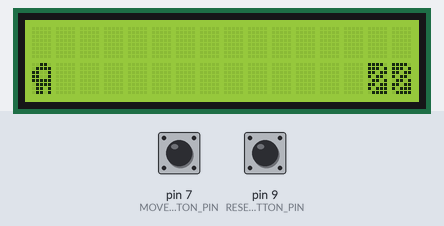
This sketch was run on a simulated Arduino Uno, built with avr-gcc and run on an emulated ATmega328P. Shown: 16×2 character LCD. The inputs (shaded band) are chosen by the test bench; at power-on: pin 9 (RESET_BUTTON_PIN) HIGH, pin 7 (MOVE_BUTTON_PIN) HIGH. Random numbers use the default seed unless the sketch sets one.

Above: at 1.2 s.
1.3 s: pin 9 (RESET_BUTTON_PIN) pulled LOW for 0.15 s
At 2.7 s:
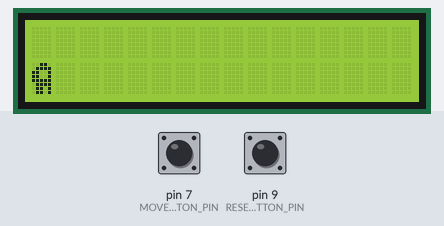
4.4 s: pin 7 (MOVE_BUTTON_PIN) pulled LOW for 0.15 s
At 4.5 s:
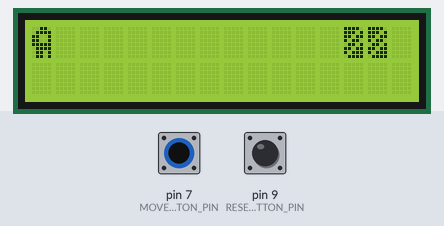
7.0 s: pin 9 (RESET_BUTTON_PIN) pulled LOW for 1 s
At 7.7 s:
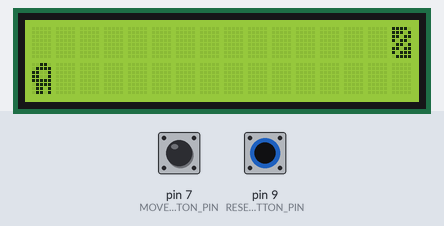
11.0 s: pin 7 (MOVE_BUTTON_PIN) pulled LOW for 3.2 s
At 11.7 s:
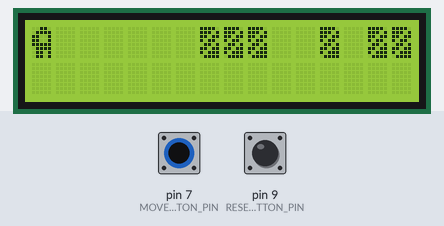
14.8 s: pin 9 (RESET_BUTTON_PIN) pulled LOW for 0.15 s
At 16.1 s:
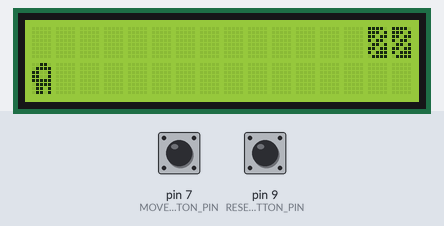
17.9 s: pin 7 (MOVE_BUTTON_PIN) pulled LOW for 1 s
At 18.3 s:
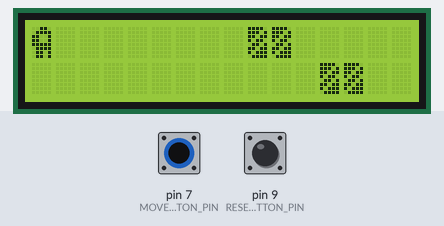
Timing chart, 0 to 20.9 s (numbered marks = the images above; inputs shaded):
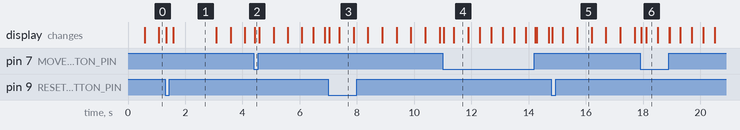

The sketch:

Dont_hit_the_wall.ino
```cpp
#include "src\Wall_Generator.h"
#include "src\input\Button.h"
#include "src\output\Wall_Drawer.h"
#include "src\output\Player.h"
#include "src\Timer.h"

#include <LiquidCrystal.h>

const uint8_t rs = 12, en = 11, d4 = 5, d5 = 4, d6 = 3, d7 = 2;
LiquidCrystal lcd (rs,en,d4,d5,d6,d7);

#define INITIAL_CURRENT_WALL_INTERVAL 500
#define INITIAL_CHANGE_SPEED_INTERVAL 6*1000
#define MOVE_BUTTON_PIN 7
#define RESET_BUTTON_PIN 9
#define NUMBER_OF_ROWS 2
#define NUMBER_OF_COLLUMNS 16

uint16_t points=0;
uint16_t current_wall_interval=INITIAL_CURRENT_WALL_INTERVAL;
uint16_t current_change_speed_interval = INITIAL_CHANGE_SPEED_INTERVAL;
Timer wall_timer(current_wall_interval);
Timer change_speed_timer(current_change_speed_interval);
Timer counter (1000);
Button move_button(MOVE_BUTTON_PIN);
Button reset_button(RESET_BUTTON_PIN);

Wall_Generator wall_gen(NUMBER_OF_ROWS,NUMBER_OF_COLLUMNS);

Wall_Drawer wall_drawer(&lcd,NUMBER_OF_ROWS,NUMBER_OF_COLLUMNS);
Player player(&lcd, NUMBER_OF_ROWS);

bool isLost = false;

void reset_game()
{
    lcd.clear();
    wall_gen.clear();
    current_change_speed_interval = INITIAL_CHANGE_SPEED_INTERVAL;
    current_wall_interval=INITIAL_CURRENT_WALL_INTERVAL;
    wall_timer.set_interval(current_wall_interval);
    change_speed_timer.set_interval(current_change_speed_interval);
    points=0;

    player.reset();

    isLost=false;
}

void ending_scene()
{
    lcd.clear();
    lcd.setCursor(4,0);
    lcd.print("You lost!");
    lcd.setCursor(0,1);
    player.draw_dead_player();
    lcd.setCursor(4,1);
    lcd.print("Score: "+String(points));
}

void check_collision()
{
    bool isWall = wall_gen.current_wall_postions()[player.get_position()][0] == 1;
    if (isWall)
    {
        ending_scene();
        isLost=true;
    }
}

void move_up()
{
    player.move_up();
}

void move_down()
{
    player.move_down();
}

void redraw_walls()
{
    uint8_t **wall = wall_gen.generate_next();
    wall_drawer.draw(wall, player.get_position());
    check_collision();
}

void increase_speed()
{
    current_wall_interval= current_wall_interval> 100? current_wall_interval-100: current_wall_interval;
    current_change_speed_interval= current_change_speed_interval> 1000? current_change_speed_interval-1000:current_change_speed_interval;
    change_speed_timer.set_interval(current_change_speed_interval);
    wall_timer.set_interval(current_wall_interval);
}

void add_point()
{
    points++;
}

void setup()
{
    // Serial.begin(9600);

    lcd.begin(NUMBER_OF_COLLUMNS,NUMBER_OF_ROWS);

    move_button._init_();
    move_button.on_press(move_up);
    move_button.on_release(move_down);
    reset_button._init_();
    reset_button.on_press(reset_game);
    wall_drawer._init_();
    player._init_();
    wall_timer.on_times_up(redraw_walls);
    wall_timer.start();
    change_speed_timer.on_times_up(increase_speed);
    change_speed_timer.start();
    counter.on_times_up(add_point);
    counter.start();
}

void loop()
{
    reset_button.read();
    if (!isLost)
    {
        move_button.read();
        wall_timer.check();
        change_speed_timer.check();
        counter.check();
    }
}
```

Timer.cpp
```cpp
#include "Timer.h"

void timer_do_nothing()
{
    return;
}

Timer::Timer (uint16_t interval)
{
    _interval=interval;
    _start_time=0;
    this->on_times_up(timer_do_nothing);
}

void Timer::start()
{
    _start_time=millis();
}

void Timer::check()
{
    uint32_t currentTime = millis();

    if (currentTime-_start_time>_interval)
    {
        this->_on_times_up();
        _start_time=currentTime;
    }
}

void Timer::on_times_up(void(*on_times_up)(void))
{
    this->_on_times_up=on_times_up;
}

void Timer::set_interval(uint16_t interval)
{
    _interval=interval;
}
```

Timer.h
```cpp
#ifndef _TIMER_H
#define _TIMER_H

#include <Arduino.h>
void timer_do_nothing(void);
class Timer
{
    private:
        uint16_t _interval;
        void (*_on_times_up)(void);
        uint32_t _start_time;
    public:
        Timer(uint16_t interval);
        void start();
        void check();
        void on_times_up(void(*)(void));
        void set_interval(uint16_t interval);

};


#endif
```

Wall_Generator.cpp
```cpp
#include "Wall_Generator.h"

Wall_Generator::Wall_Generator (uint8_t rows, uint8_t col)
{
    _rows = rows;
    _collumns = col;
    _matrix = new uint8_t*[_rows];
    clear();
    randomSeed(analogRead(0));
}

uint8_t** Wall_Generator::generate_next()
{
    uint8_t last_collumn [_rows];
    push_to_end(random_last_collumn(last_collumn));

    return _matrix;
}

void Wall_Generator::clear()
{
    for (uint8_t i=0; i<_rows; ++i)
    {
        _matrix[i] = new uint8_t[_collumns];
        for (uint8_t j=0;j<_collumns;j++)
        {
            _matrix[i][j] = 0;
        }
    }
}

uint8_t **Wall_Generator::current_wall_postions()
{
    return _matrix;
}

// PRIVATE

void Wall_Generator::move_walls()
{
    for (uint8_t i=0; i<_rows; i++)
    {
        for (uint8_t j=0; j<_collumns-1;j++)
        {
            _matrix[i][j]=_matrix[i][j+1];
        }
    }
}

void Wall_Generator::push_to_end(uint8_t *last_collumn)
{
    move_walls();
    for (int i=0; i<_rows;i++)
    {
        _matrix[i][_collumns-1]=last_collumn[i];
    }
}

uint8_t* Wall_Generator::random_last_collumn(uint8_t *last_collumn)
{
    int8_t wall_row_index=-1;
    for (int i=0;i<_rows;i++)
    {
        last_collumn[i]=0;
        if (_matrix[i][_collumns-1]==1)
        {
            wall_row_index=i;
        }
    }
    uint8_t wall = random(0, 2);
    uint8_t row;
    if (wall_row_index<0){
        row = random(0, _rows);
    }
    else{
        row = wall_row_index;
    }

    last_collumn[row]=wall;
    return last_collumn;
}
```

Wall_Generator.h
```cpp
#ifndef _WALL_GENENEARTOR_H
#define _WALL_GENENEARTOR__H
#include <Arduino.h>


class Wall_Generator
{
    uint8_t _rows;
    uint8_t _collumns;
    uint8_t **_matrix;

    void move_walls();
    void push_to_end(uint8_t *last_collumn);
    uint8_t *random_last_collumn(uint8_t *last_collumn);
    public:
        Wall_Generator(uint8_t rows, uint8_t col);
        uint8_t **generate_next();
        void clear();
        uint8_t **current_wall_postions();
};

#endif
```

Button.cpp
```cpp
#include "Button.h"

void button_do_nothing() {
	return;
}

Button::Button (uint8_t pin)
{
    _pin = pin;
    _state = HIGH;
    _lastState = _state;
    _pressed = _state == LOW;
    _lastDebounceTime = 0;

    this->on_press(button_do_nothing);
    this->on_release(button_do_nothing);
}

void Button::_init_()
{
    pinMode(_pin, INPUT_PULLUP);
}

void Button::on_press(void(*on_press)(void)) {
	this->_on_press = on_press;
}

void Button::on_release(void(*on_release)(void)) {
	this->_on_release = on_release;
}

uint8_t Button::state()
{
    return _state;
}

void Button::reset()
{
    _state = HIGH;
}


void Button::read()
{
    uint8_t state = readState();
    if (_lastState!=state)
    {
        _lastDebounceTime = millis();
    }

    if (_state!=state && (millis()-_lastDebounceTime)> 30)
    {
        _state=state;
        if (_state == LOW)
        {
            this->_on_press();
        }
        else{
            this->_on_release();
        }
    }
    _lastState = state;
}

// private methods

uint8_t Button::readState()
{
    return digitalRead(_pin);
}
```

Button.h
```cpp
#ifndef _Button_h
#define _Button_h

#include <Arduino.h>

void button_do_nothing(void);

class Button
{
private:
    uint8_t _pin;
    uint8_t _state;
    bool _pressed;
    uint8_t _lastState;
    uint32_t _lastDebounceTime;

    uint8_t readState();

    void (*_on_press)();
    void (*_on_release)();

public:
    Button(uint8_t pin);
    void _init_();
    uint8_t state();
    void read();
    void reset();

    void on_press(void(*)(void));
    void on_release(void(*)(void));
};

#endif
```

Player.cpp
```cpp
#include "Player.h"

Player::Player (LiquidCrystal *lcd, uint8_t max_up_postion)
{
    _lcd=lcd;
    _max_up_position=max_up_postion-1;
    _position=_max_up_position;
}

void Player::_init_()
{
    _lcd->createChar(PLAYER,main_player);
    _lcd->createChar(DEAD_PLAYER,end_player);
    _lcd->createChar(CLEAR_CHUNK, clear_chunk);

    draw();
}

void Player::reset()
{
    _position=_max_up_position;
    draw();
}

void Player::move_down()
{
    if (_position<_max_up_position)
    {
        clear();
        _position++;
        draw();
    }
}

void Player::move_up()
{
    if (_position>0)
    {
        clear();
        _position--;
        draw();
    }
}

uint8_t Player::get_position()
{
    return _position;
}

void Player::draw_dead_player()
{
    _lcd->write(byte(DEAD_PLAYER));
}

// PRIVATE
void Player::draw()
{
    _lcd->setCursor(0,_position);
    _lcd->write(byte(PLAYER));
}

void Player::clear()
{
    _lcd->setCursor(0,_position);
    _lcd->write(byte(CLEAR_CHUNK));
}
```

Player.h
```cpp
#ifndef _PLAYER_H
#define _PLAYER_H

#include <Arduino.h>
#include <LiquidCrystal.h>

#include "icons.h"


class Player{
    private:
        LiquidCrystal *_lcd;
        uint8_t _position;
        uint8_t _max_up_position;
        void draw();
        void clear();
    public:
        Player(LiquidCrystal *lcd, uint8_t max_up_postion);
        void move_up();
        void move_down();
        uint8_t get_position();
        void _init_();
        void draw_dead_player();
        void reset();
};

#endif
```

Wall_Drawer.cpp
```cpp
#include "Wall_Drawer.h"


Wall_Drawer::Wall_Drawer(LiquidCrystal *lcd, uint8_t rows, uint8_t col)
{
    _lcd=lcd;
    _rows=rows;
    _collumns=col;
}

void Wall_Drawer::draw(uint8_t **wall_matrix, uint8_t player_position)
{
    for (uint8_t i=0;i<_rows;i++)
    {
        uint8_t j=0;
        if (i==player_position)
        {
            j=1;
        }
        for (;j<_collumns;j++)
        {
            _lcd->setCursor(j,i);
            if (wall_matrix[i][j]==0)
            {
                _lcd->write(byte(CLEAR_CHUNK));
            }
            else {
                _lcd->write(byte(WALL));
            }
        }
    }
}

void Wall_Drawer::_init_()
{
    _lcd->createChar(CLEAR_CHUNK, clear_chunk);
    _lcd->createChar(WALL, wall_lcd);
}
```

Wall_Drawer.h
```cpp
#ifndef _WALL_DRAWER_H
#define _WALL_DRAWER_H

#include "icons.h"
#include <Arduino.h>
#include <LiquidCrystal.h>


class Wall_Drawer
{
private:
    LiquidCrystal *_lcd;
    uint8_t _rows;
    uint8_t _collumns;
public:
    Wall_Drawer(LiquidCrystal *lcd, uint8_t rows, uint8_t collumns);
    void draw(uint8_t **wall_matrix, uint8_t player_postion);
    void _init_();
};

#endif
```

icons.h
```cpp
#ifndef _ICONS_H
#define _ICONS_H

#include <Arduino.h>


#define CLEAR_CHUNK 1
#define WALL 2
#define PLAYER 0
#define DEAD_PLAYER 3


static uint8_t main_player[8]=
{
    B00110,
    B01111,
    B11001,
    B11001,
    B11111,
    B01111,
    B01101,
    B01101,
};

static uint8_t end_player[8]=
{
    B00000,
    B00000,
    B01010,
    B00110,
    B11111,
    B11111,
    B01101,
    B01101,
};


static uint8_t clear_chunk[8]=
{
    B00000,
    B00000,
    B00000,
    B00000,
    B00000,
    B00000,
    B00000,
    B00000,
};

static uint8_t wall_lcd [8]=
{
    B11110,
    B11101,
    B11011,
    B10110,
    B01101,
    B11011,
    B10111,
    B01111,
};

#endif
```

Measured:
- what the display in image 1 shows lasts 1.5 s, from 1.6 s to 3.1 s
- what the display in image 3 shows lasts 0.5 s, from 7.4 s to 7.9 s
- what the display in image 6 shows lasts 0.4 s, from 18.1 s to 18.5 s
